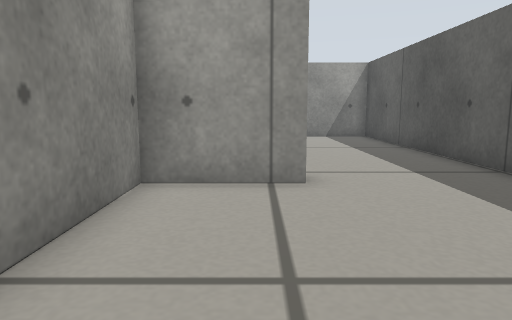
[1] (above)

23 first-person views from a walk through a robot-simulator world made for Gazebo. The camera is 0.27 m above the floor, tilts 8° down and sees 70° across. The floor is counted in squares, 0.2 m on a side. Each view is taken from the middle of a square. On the plan, view 1 faces up. The plan holds only what a view shows up to about 15 squares ahead; the rest is blank.

[2]
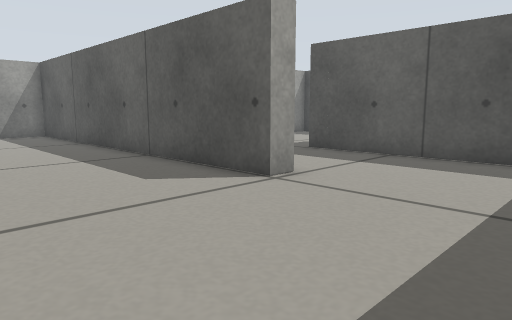

[3]
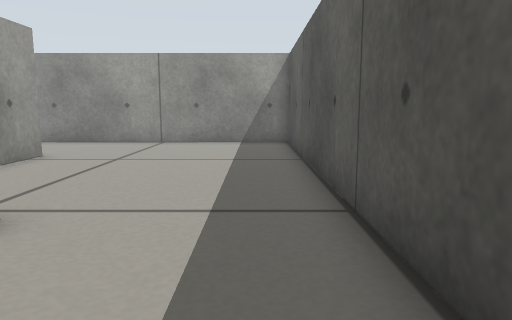

[4]
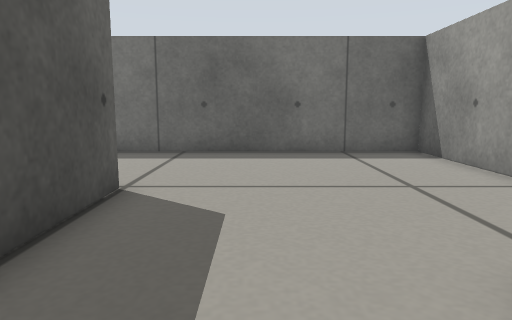

[5]
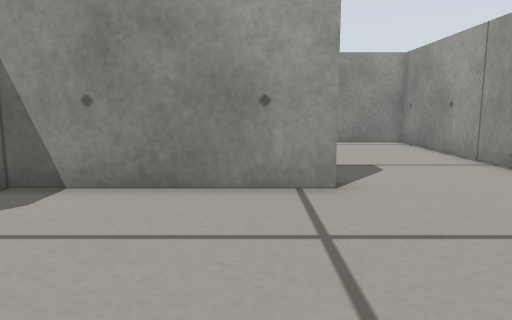

[6]
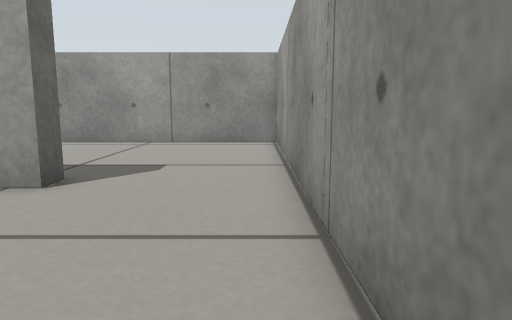

[7]
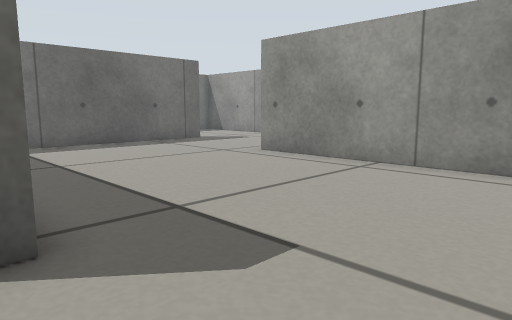

[8]
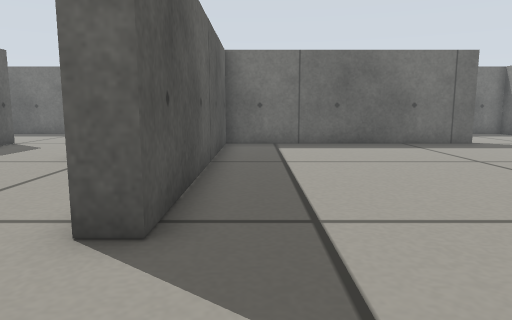

[9]
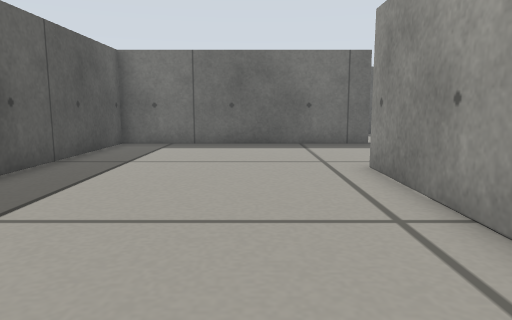

[10]
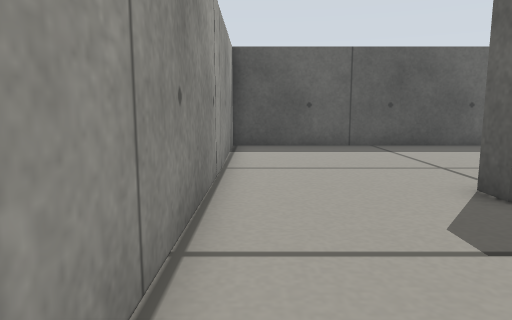

[11]
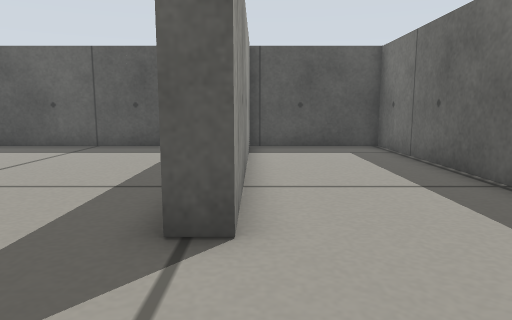

[12]
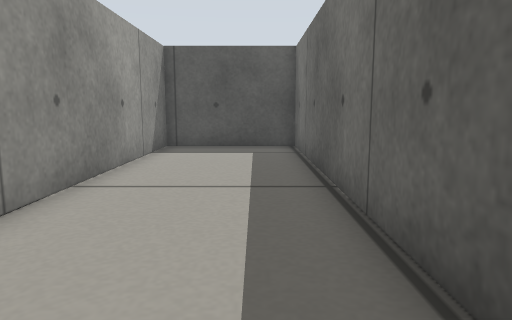

[13]
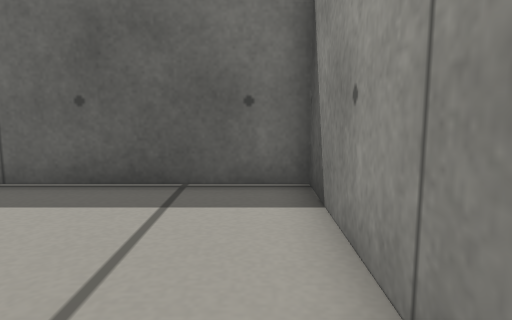

[14]
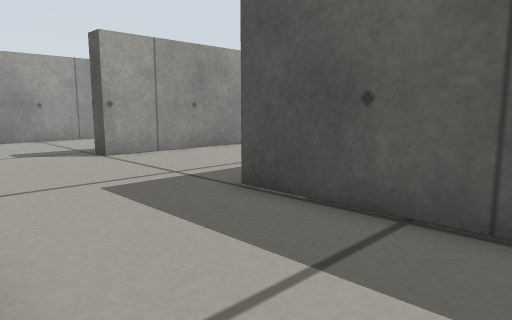

[15]
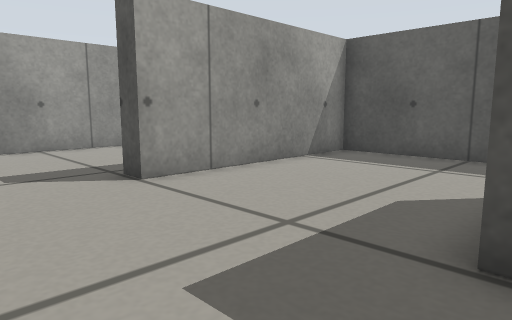

[16]
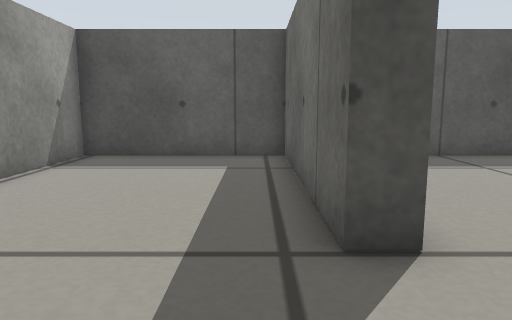

[17]
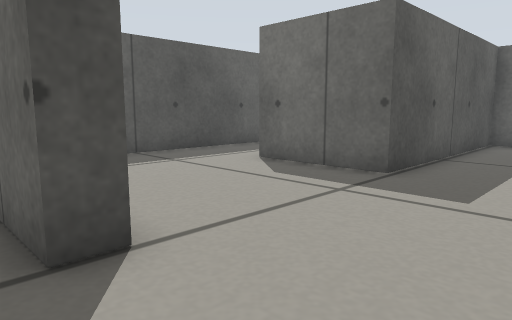

[18]
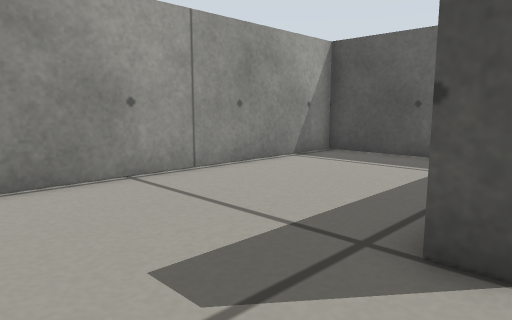

[19]
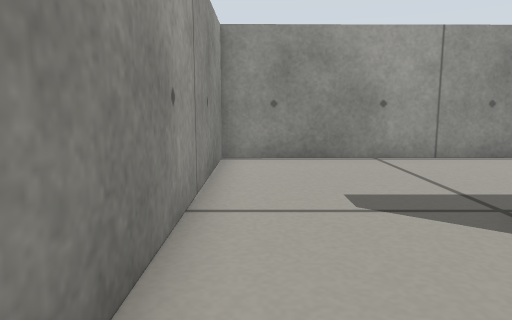

[20]
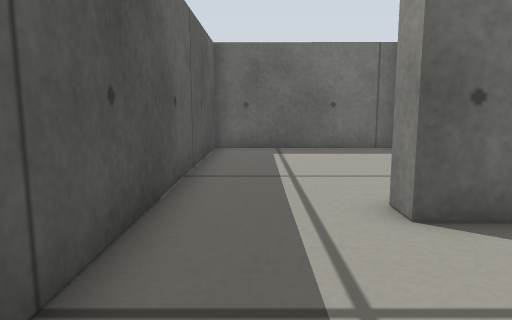

[21]
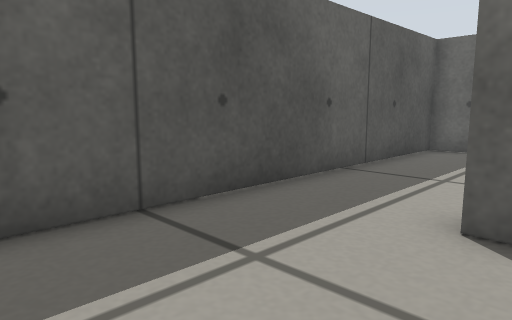

[22]
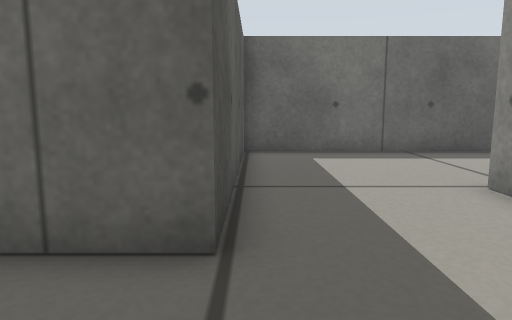

[23]
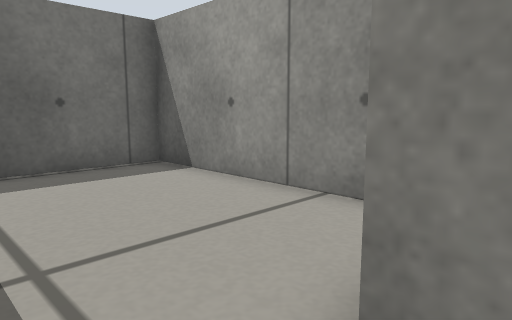

### Floor plan
Points are (right, up) in squares from view 1. A wall is a line through its corners. A room is listed if a view was taken in it or the views show most of it. See-through windows are left out.
Room 1 (views 1, 2, 3)
walls: (5.3, 2.9) (5.3, 6.4); (1, 6.5) (-2.1, 6.5) (-2.1, -2.4) (5.6, -2.4)
ways out: opening at (3, 7) to room 2; opening at (6, 0) to room 6
Room 2 (views 4, 5, 6)
walls: (-2.1, 13.4) (-2.1, 7.6); (5.3, 6.4) (5.3, 17.8) (-1.4, 17.8)
ways out: opening at (3, 7) to room 1; opening at (-2.5, 15.5) to room 3
Room 3 (views 7, 8, 9, 10)
walls: (-10.6, 3) (-2.8, 3) (-2.8, 13.4) (-2.1, 13.4); (-1.4, 17.8) (-10.6, 17.7) (-10.6, 8.5)
ways out: opening at (-2.5, 15.5) to room 2; opening at (-11, 6) to room 4
Room 4 (views 11, 13)
walls: (-12.3, 2.2) (-12.3, 3) (-10.6, 3); (-16.9, 2.9) (-16.9, 1.5)
ways out: opening at (-11, 6) to room 3; opening at (-14.5, 2.5) to room 5
Room 5 (view 12)
walls: (-16.9, 1.5) (-17, -2.4) (-2.8, -2.4) (-2.8, 2.2) (-12.3, 2.2)
ways out: opening at (-14.5, 2.5) to room 4
Room 6 (views 14, 15, 18, 19, 20, 21, 22, 23)
walls: (6.1, 3.5) (6.1, 2.9) (5.3, 2.9); (6.1, 11.6) (6.1, 9.1); (17.4, 4.5) (17.4, 11.4) (10.3, 11.4); (5.6, -2.4) (10.3, -2.4) (10.3, 5.7) (14.1, 5.7) (14.1, 4.9)
ways out: opening at (6, 0) to room 1; opening at (8.5, 12) to room 7; opening at (16, 5.5) to room 8
Room 7 (views 16, 17)
walls: (10.3, 11.4) (10.3, 12.2) (17.4, 12.2) (17.4, 18) (6.1, 17.8) (6.1, 11.6)
ways out: opening at (8.5, 12) to room 6
Room 8 (no view inside)
walls: (11.1, 3.5) (11.1, -2.4) (17.4, -2.4) (17.4, 4.5)
ways out: opening at (16, 5.5) to room 6

Positions as (right, up) in squares from view 1, and headings:
1: (0, 0), facing up
2: (0, -2), facing up-right
3: (4, 3), facing up
4: (3, 9), facing down
5: (4, 12), facing left
6: (4, 17), facing left
7: (-2, 17), facing down-left
8: (-4, 17), facing down
9: (-8, 17), facing down
10: (-8, 17), facing right
11: (-16, 2), facing right
12: (-16, -1), facing right
13: (-16, 4), facing down
14: (6, 1), facing up-right
15: (7, 5), facing up-right
16: (7, 13), facing right
17: (7, 13), facing down-right
18: (7, 11), facing up-right
19: (7, 8), facing up
20: (16, 10), facing down
21: (13, 10), facing down-right
22: (10, 9), facing down
23: (16, 6), facing down-left
